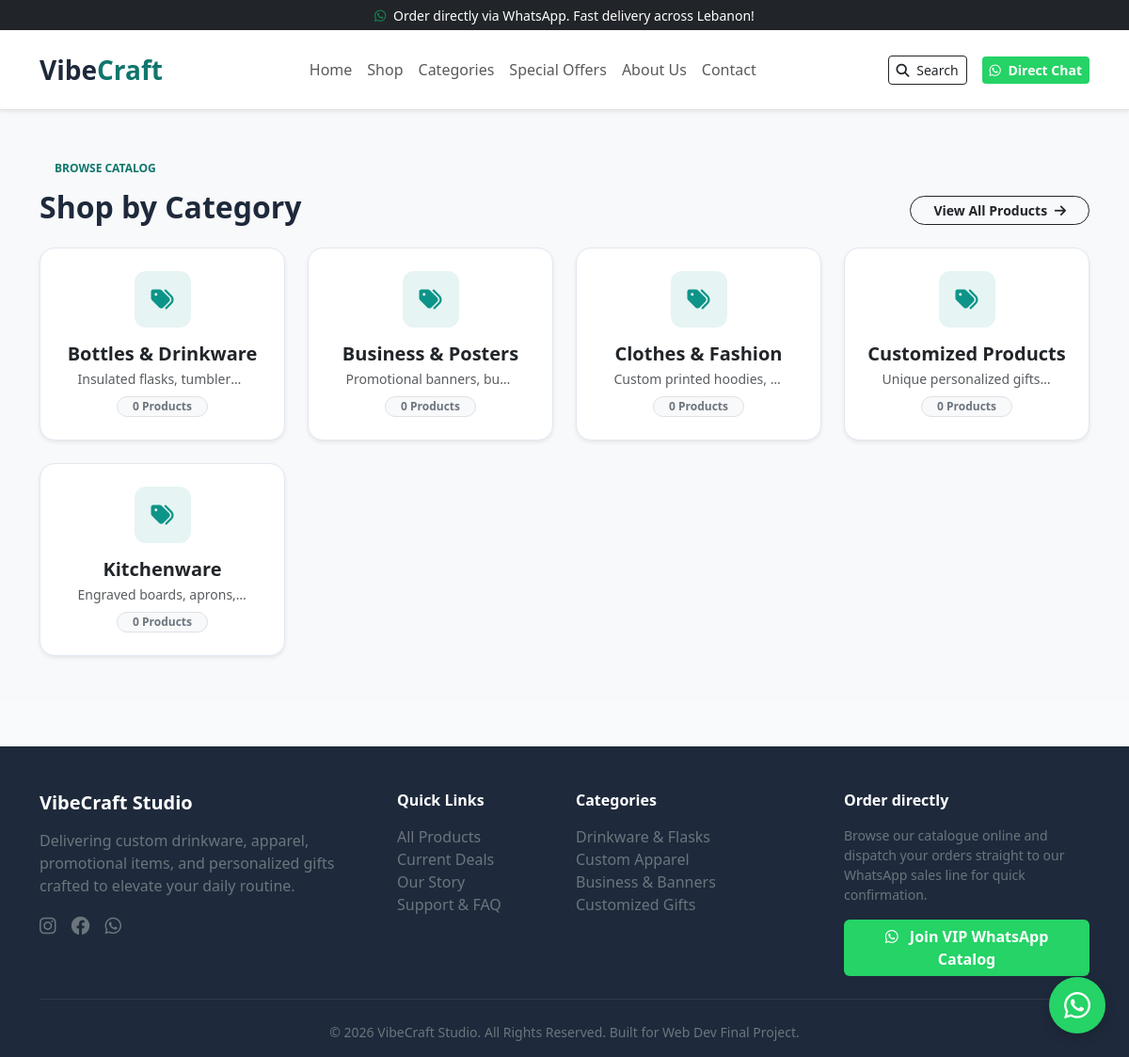
/categories.php, run on the app's committed database.
### tables this page shows
CREATE TABLE IF NOT EXISTS `categories` (
  `id` INT AUTO_INCREMENT PRIMARY KEY,
  `name` VARCHAR(100) NOT NULL,
  `slug` VARCHAR(100) NOT NULL UNIQUE,
  `description` TEXT NULL,
  `image` VARCHAR(255) DEFAULT 'default-category.jpg',
  `created_at` TIMESTAMP DEFAULT CURRENT_TIMESTAMP
);

### categories.php (the view, shortened to what this page needs)
<?php
require_once 'includes/header.php';
$query_categories = "
    SELECT c.*, COUNT(p.id) AS product_count
    FROM categories c
    LEFT JOIN products p ON c.id = p.category_id
    GROUP BY c.id
    ORDER BY c.name ASC
";
$categories_result = mysqli_query($conn,$query_categories);
?>
<section class="py-5 bg-light">
    <div class="container">
        <div class="d-flex justify-content-between align-items-end mb-4">
            <div>
                <span class="badge bg-teal-soft text-teal text-uppercase px-3 py-2 rounded-pill fw-bold mb-2">
                    Browse Catalog
                </span>
                <h2 class="fw-bold text-slate mb-0">Shop by Category</h2>
            </div>
            <a href="shop.php" class="btn btn-outline-dark rounded-pill px-4 btn-sm fw-bold">
                View All Products <i class="fas fa-arrow-right ms-1"></i>
            </a>
        </div>
        <div class="row g-4">
            <?php if ($categories_result && mysqli_num_rows($categories_result) > 0): ?>
                <?php while ($cat = mysqli_fetch_assoc($categories_result)): ?>
                    <div class="col-6 col-md-4 col-lg-3">
                        <a href="shop.php?category=<?php echo $cat['id']; ?>" class="text-decoration-none">
                            <div class="card category-card h-100 rounded-4 p-3 shadow-sm text-center">
                                <div class="card-body d-flex flex-column align-items-center justify-content-center p-2">
                                    <div class="category-icon-wrapper mb-3">
                                        <i class="<?php echo !empty($cat['icon']) ? htmlspecialchars($cat['icon']) : 'fas fa-tags'; ?>"></i>
                                    </div>
                                    <h5 class="fw-bold text-dark mb-1">
                                        <?php echo htmlspecialchars($cat['name']); ?>
                                    </h5>
                                    <?php if (!empty($cat['description'])): ?>
                                        <p class="text-muted small mb-2 text-truncate w-100" style="max-width: 180px;">
                                            <?php echo htmlspecialchars($cat['description']); ?>
                                        </p>
                                    <?php endif; ?>
                                    <span class="badge bg-light text-secondary rounded-pill border px-3 py-1 mt-auto">
                                        <?php echo $cat['product_count']; ?> Products
                                    </span>
                                </div>
                            </div>
                        </a>
                    </div>
                <?php endwhile; ?>
            <?php endif; ?>
        </div>
    </div>
</section>
<?php require_once 'includes/footer.php'; ?>

### includes/header.php (shortened to what this page needs)
<?php
$wa_phone = "96178812447";
?>
<!DOCTYPE html>
<html lang="en">
<head>
    <link href="https://cdn.jsdelivr.net/npm/bootstrap@5.3.0/dist/css/bootstrap.min.css" rel="stylesheet">
    <link rel="stylesheet" href="https://cdnjs.cloudflare.com/ajax/libs/font-awesome/6.4.0/css/all.min.css">
    <link rel="stylesheet" href="assets/css/style.css">
</head>
<body>
<header class="sticky-top bg-white border-bottom shadow-sm">
    <div class="bg-dark text-white text-center py-1 fs-7">
        <small><i class="fab fa-whatsapp me-1 text-success"></i> Order directly via WhatsApp. Fast delivery across Lebanon!</small>
    </div>
    <nav class="navbar navbar-expand-lg navbar-light py-3">
        <div class="container">
            <a class="navbar-brand fw-bold text-slate fs-3" href="index.php">
                Vibe<span class="text-teal">Craft</span>
            </a>
            <div class="collapse navbar-collapse" id="navContent">
                <ul class="navbar-nav mx-auto mb-2 mb-lg-0 fw-medium">
                    <li class="nav-item"><a class="nav-link" href="index.php">Home</a></li>
                    <li class="nav-item"><a class="nav-link" href="shop.php">Shop</a></li>
                    <li class="nav-item"><a class="nav-link" href="categories.php">Categories</a></li>
                    <li class="nav-item"><a class="nav-link" href="offers.php">Special Offers</a></li>
                    <li class="nav-item"><a class="nav-link" href="about.php">About Us</a></li>
                    <li class="nav-item"><a class="nav-link" href="contact.php">Contact</a></li>
                </ul>
                <div class="d-flex align-items-center gap-3">
                    <a href="shop.php" class="btn btn-outline-dark btn-sm"><i class="fas fa-search me-1"></i> Search</a>
                    <a href="https://wa.me/<?php echo $wa_phone; ?>" target="_blank" class="btn btn-whatsapp btn-sm fw-bold">
                        <i class="fab fa-whatsapp me-1"></i> Direct Chat
                    </a>
                </div>
            </div>
        </div>
    </nav>
</header>

### includes/footer.php (shortened to what this page needs)
<footer class="bg-slate text-white pt-5 pb-3 mt-5">
    <div class="container">
        <div class="row g-4">
            <div class="col-lg-4 col-md-6">
                <h5 class="fw-bold text-white mb-3">VibeCraft Studio</h5>
                <p class="text-secondary fs-6">
                    Delivering custom drinkware, apparel, promotional items, and personalized gifts crafted to elevate your daily routine.
                </p>
                <div class="d-flex gap-3 fs-5 mt-3">
                    <a href="#" class="text-secondary text-hover-white"><i class="fab fa-instagram"></i></a>
                    <a href="#" class="text-secondary text-hover-white"><i class="fab fa-facebook"></i></a>
                    <a href="https://wa.me/<?php echo $wa_phone; ?>" class="text-secondary text-hover-white"><i class="fab fa-whatsapp"></i></a>
                </div>
            </div>
            <div class="col-lg-2 col-md-6">
                <h6 class="fw-bold text-white mb-3">Quick Links</h6>
                <ul class="list-unstyled">
                    <li><a href="shop.php" class="text-secondary text-decoration-none">All Products</a></li>
                    <li><a href="offers.php" class="text-secondary text-decoration-none">Current Deals</a></li>
                    <li><a href="about.php" class="text-secondary text-decoration-none">Our Story</a></li>
                    <li><a href="contact.php" class="text-secondary text-decoration-none">Support & FAQ</a></li>
                </ul>
            </div>
            <div class="col-lg-3 col-md-6">
                <h6 class="fw-bold text-white mb-3">Categories</h6>
                <ul class="list-unstyled">
                    <li><a href="shop.php?category=drinkware" class="text-secondary text-decoration-none">Drinkware & Flasks</a></li>
                    <li><a href="shop.php?category=fashion" class="text-secondary text-decoration-none">Custom Apparel</a></li>
                    <li><a href="shop.php?category=business-posters" class="text-secondary text-decoration-none">Business & Banners</a></li>
                    <li><a href="shop.php?category=customized" class="text-secondary text-decoration-none">Customized Gifts</a></li>
                </ul>
            </div>
            <div class="col-lg-3 col-md-6">
                <h6 class="fw-bold text-white mb-3">Order directly</h6>
                <p class="text-secondary small">Browse our catalogue online and dispatch your orders straight to our WhatsApp sales line for quick confirmation.</p>
                <a href="https://wa.me/<?php echo $wa_phone; ?>" target="_blank" class="btn btn-whatsapp w-100 fw-bold">
                    <i class="fab fa-whatsapp me-2"></i> Join VIP WhatsApp Catalog
                </a>
            </div>
        </div>
        <hr class="border-secondary my-4">
        <div class="text-center text-secondary small">
            &copy; <?php echo date('Y'); ?> VibeCraft Studio. All Rights Reserved. Built for Web Dev Final Project.
        </div>
    </div>
</footer>
<a href="https://wa.me/<?php echo $wa_phone; ?>?text=Hello%20VibeCraft%20team,%20I%20have%20an%20inquiry!"
   class="floating-whatsapp" target="_blank" title="Chat with us">
    <i class="fab fa-whatsapp"></i>
</a>
</body>
</html>

### assets/css/style.css (style rules this page uses)
:root { --bs-slate: #1e293b; --bs-teal: #0f766e; --bs-wa-green: #25d366; }
body { font-family: 'Plus Jakarta Sans', system-ui, -apple-system, sans-serif; background-color: #f8fafc; color: #334155; }
.bg-slate { background-color: var(--bs-slate) !important; }
.text-slate { color: var(--bs-slate) !important; }
.text-teal { color: var(--bs-teal) !important; }
.btn-whatsapp { background-color: var(--bs-wa-green); color: #ffffff; border: none; }
.floating-whatsapp { position: fixed; bottom: 25px; right: 25px; background-color: var(--bs-wa-green); color: white; width: 60px; height: 60px; border-radius: 50%; text-align: center; font-size: 32px; box-shadow: 0 4px 12px rgba(0,0,0,0.15); z-index: 1000; display: flex; align-items: center; justify-content: center; transition: transform 0.2s ease; text-decoration: none; }

### categories.php (style rules this page uses)
.category-card { transition: transform 0.3s ease, box-shadow 0.3s ease; border: 1px solid #e2e8f0; background-color: #ffffff; }
.category-icon-wrapper { width: 60px; height: 60px; border-radius: 12px; background-color: rgba(13, 148, 136, 0.1); color: #0d9488; display: flex; align-items: center; justify-content: center; font-size: 1.5rem; }

### data on the page
categories: name "Bottles & Drinkware", description "Insulated flasks, tumbler…", product_count "0"
categories: name "Business & Posters", description "Promotional banners, bu…", product_count "0"
categories: name "Clothes & Fashion", description "Custom printed hoodies,…", product_count "0"
categories: name "Customized Products", description "Unique personalized gifts…", product_count "0"
categories: name "Kitchenware", description "Engraved boards, aprons,…", product_count "0"
